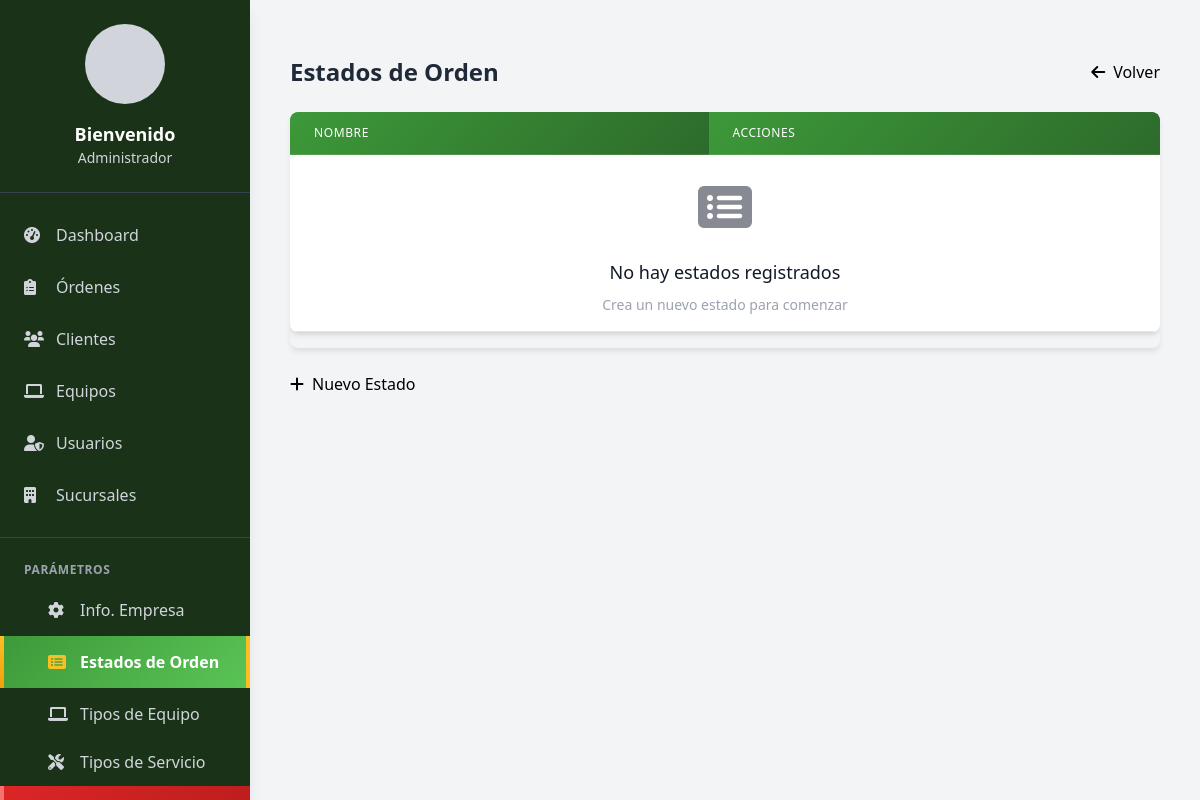
/modules/parametros/estados_orden.php (signed in), run on an earlier commit of the app's database.
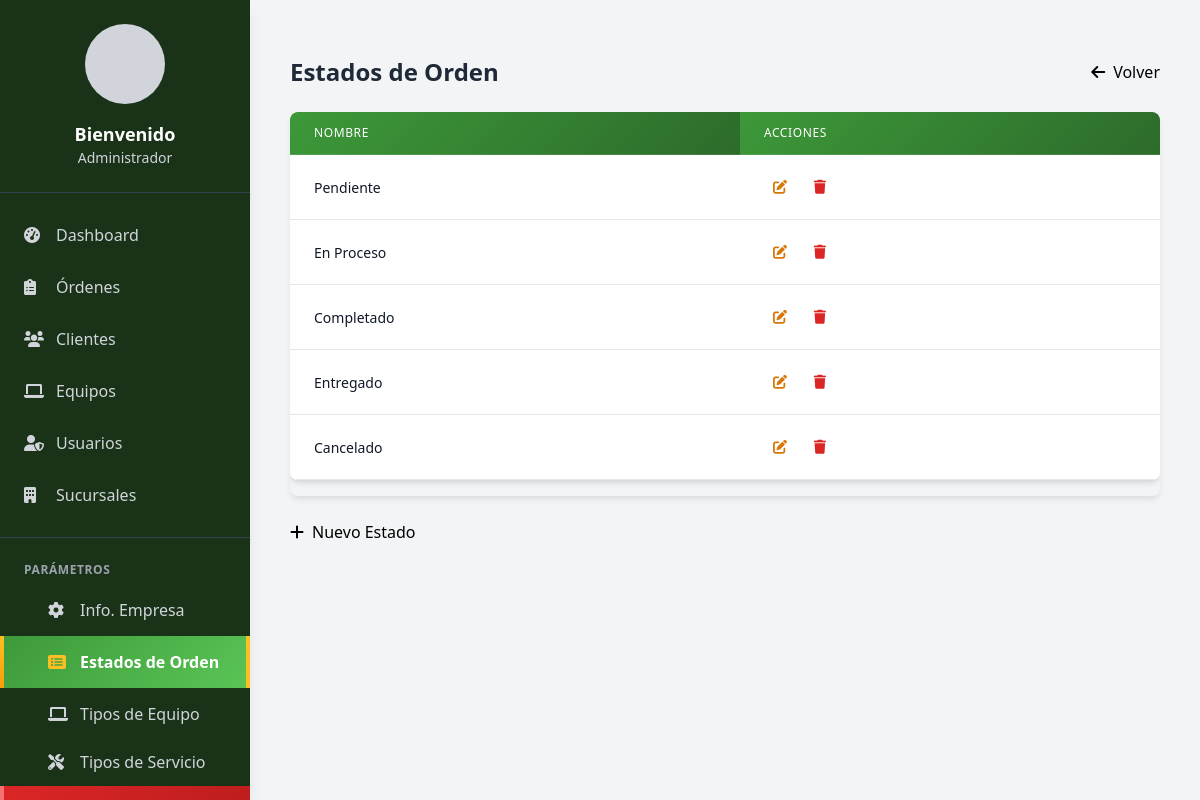
And on a later commit of the database.
### tables this page shows
CREATE TABLE IF NOT EXISTS orden_estados (
  id_orden_estado int(11) NOT NULL AUTO_INCREMENT,
  nombre_estado varchar(100) NOT NULL,
  descripcion varchar(200) DEFAULT NULL,
  color varchar(7) DEFAULT '#6B7280',
  estado tinyint(1) DEFAULT 1,
  PRIMARY KEY (id_orden_estado)
);

### modules/parametros/estados_orden.php (the view, shortened to what this page needs)
<?php
require_once '../../config/database.php';
$base_url = "../../";
$estado_editar = null;
$mostrar_formulario = false;
try {
    $stmt = $conn->prepare("SELECT * FROM orden_estados WHERE estado = 1 ORDER BY id_orden_estado");
    $stmt->execute();
    $estados = $stmt->fetchAll();
} catch (PDOException $e) {
    $estados = [];
    error_log("Error al obtener estados: " . $e->getMessage());
}
?>
<!DOCTYPE html>
<html lang="es">
<head>
    <script src="https://cdn.tailwindcss.com"></script>
    <link href="https://cdnjs.cloudflare.com/ajax/libs/font-awesome/6.0.0/css/all.min.css" rel="stylesheet">
    <link href="../../assets/css/modern-ux.css" rel="stylesheet">
    <link href="../../assets/css/tables.css" rel="stylesheet">
</head>
<body class="bg-gray-100">
    <?php include '../../includes/navbar.php'; ?>
    <div class="main-content gradient-bg min-h-screen">
        <div class="container mx-auto px-4 py-8">
            <div class="card-modern p-6 fade-in">
                <div class="flex justify-between items-center mb-6">
                    <h1 class="text-2xl font-bold text-gray-800">
                        <?php
                        if ($estado_editar === 'nuevo') {
                            echo 'Nuevo Estado';
                        } elseif ($estado_editar) {
                            echo 'Editar Estado';
                        } else {
                            echo 'Estados de Orden';
                        }
                        ?>
                    </h1>
                    <div class="flex space-x-2">
                        <?php if ($mostrar_formulario): ?>
                            <a href="estados_orden.php" class="btn-secondary btn-modern">
                                <i class="fas fa-arrow-left mr-2"></i>Volver
                            </a>
                        <?php else: ?>
                            <a href="../../index.php" class="btn-secondary btn-modern">
                                <i class="fas fa-arrow-left mr-2"></i>Volver
                            </a>
                        <?php endif; ?>
                    </div>
                </div>
                <?php if (!$mostrar_formulario): ?>
                    <div class="table-container">
                        <table class="table-modern">
                            <thead>
                                <tr>
                                    <th data-label="Nombre">Nombre</th>
                                    <th data-label="Acciones">Acciones</th>
                                </tr>
                            </thead>
                            <tbody>
                                <?php if (empty($estados)): ?>
                                    <tr>
                                        <td colspan="2" class="table-empty">
                                            <div class="table-empty-icon">
                                                <i class="fas fa-list-alt"></i>
                                            </div>
                                            <div class="table-empty-text">No hay estados registrados</div>
                                            <div class="table-empty-subtext">Crea un nuevo estado para comenzar</div>
                                        </td>
                                    </tr>
                                <?php else: ?>
                                    <?php foreach ($estados as $estado): ?>
                                        <tr class="table-row-enter">
                                            <td data-label="Nombre"><?php echo htmlspecialchars($estado['nombre_estado']); ?></td>
                                            <td data-label="Acciones">
                                                <div class="table-actions">
                                                    <a href="?editar=<?php echo $estado['id_orden_estado']; ?>"
                                                       class="action-edit" title="Editar estado">
                                                        <i class="fas fa-edit"></i>
                                                    </a>
                                                    <a href="?eliminar=<?php echo $estado['id_orden_estado']; ?>"
                                                       onclick="return confirm('¿Está seguro de que desea eliminar este estado?')"
                                                       class="action-delete" title="Eliminar estado">
                                                        <i class="fas fa-trash"></i>
                                                    </a>
                                                </div>
                                            </td>
                                        </tr>
                                    <?php endforeach; ?>
                                <?php endif; ?>
                            </tbody>
                        </table>
                    </div>
                    <div class="mt-6">
                        <a href="?editar=nuevo" class="btn-primary btn-modern">
                            <i class="fas fa-plus mr-2"></i>Nuevo Estado
                        </a>
                    </div>
                <?php endif; ?>
            </div>
        </div>
    </div>
</body>
</html>

### includes/navbar.php (shortened to what this page needs)
<?php
function getCurrentPage() {
    $current_path = $_SERVER['REQUEST_URI'];
    if (strpos($current_path, '/parametros/') !== false) {
        if (strpos($current_path, 'estados_orden.php') !== false) {
            return 'parametros-estados';
        }
        return 'parametros';
    }
    return 'dashboard';
}
$current_page = getCurrentPage();
?>
<nav class="sidebar bg-[#1a3318] text-white shadow-lg">
    <div class="p-6 flex flex-col items-center border-b border-gray-700">
        <div class="w-20 h-20 rounded-full bg-white overflow-hidden mb-4">
            <div class="w-full h-full bg-gray-300"></div>
        </div>
        <h2 class="text-lg font-semibold">Bienvenido</h2>
        <p class="text-sm text-gray-300"><?php echo $_SESSION['nombre_completo']; ?></p>
    </div>
    <div class="py-4">
        <a href="<?php echo $base_url; ?>index.php"
           class="nav-item <?php echo $current_page === 'dashboard' ? 'active' : ''; ?>">
            <i class="fas fa-tachometer-alt w-5"></i>
            <span class="ml-3">Dashboard</span>
        </a>
        <a href="<?php echo $base_url; ?>modules/ordenes/lista.php"
           class="nav-item <?php echo $current_page === 'ordenes' ? 'active' : ''; ?>">
            <i class="fas fa-clipboard-list w-5"></i>
            <span class="ml-3">Órdenes</span>
        </a>
        <a href="<?php echo $base_url; ?>modules/clientes/lista.php"
           class="nav-item <?php echo $current_page === 'clientes' ? 'active' : ''; ?>">
            <i class="fas fa-users w-5"></i>
            <span class="ml-3">Clientes</span>
        </a>
        <a href="<?php echo $base_url; ?>modules/equipos/lista.php"
           class="nav-item <?php echo $current_page === 'equipos' ? 'active' : ''; ?>">
            <i class="fas fa-laptop w-5"></i>
            <span class="ml-3">Equipos</span>
        </a>
        <?php if ($_SESSION['user_type'] == 1): ?>
        <a href="<?php echo $base_url; ?>modules/usuarios/lista.php"
           class="nav-item <?php echo $current_page === 'usuarios' ? 'active' : ''; ?>">
            <i class="fas fa-user-shield w-5"></i>
            <span class="ml-3">Usuarios</span>
        </a>
        <a href="<?php echo $base_url; ?>modules/sucursales/lista.php"
           class="nav-item <?php echo $current_page === 'sucursales' ? 'active' : ''; ?>">
            <i class="fas fa-building w-5"></i>
            <span class="ml-3">Sucursales</span>
        </a>
        <div class="border-t border-gray-700 mt-4 pt-4">
            <div class="px-6 py-2 text-xs font-semibold text-gray-400 uppercase tracking-wider">
                Parámetros
            </div>
            <a href="<?php echo $base_url; ?>modules/parametros/empresa.php"
               class="submenu-item <?php echo $current_page === 'parametros-empresa' ? 'active' : ''; ?>">
                <i class="fas fa-cog w-5"></i>
                <span class="ml-3">Info. Empresa</span>
            </a>
            <a href="<?php echo $base_url; ?>modules/parametros/estados_orden.php"
               class="submenu-item <?php echo $current_page === 'parametros-estados' ? 'active' : ''; ?>">
                <i class="fas fa-list-alt w-5"></i>
                <span class="ml-3">Estados de Orden</span>
            </a>
            <a href="<?php echo $base_url; ?>modules/parametros/tipos_equipo.php"
               class="submenu-item <?php echo $current_page === 'parametros-equipos' ? 'active' : ''; ?>">
                <i class="fas fa-laptop w-5"></i>
                <span class="ml-3">Tipos de Equipo</span>
            </a>
            <a href="<?php echo $base_url; ?>modules/parametros/tipos_servicio.php"
               class="submenu-item <?php echo $current_page === 'parametros-servicios' ? 'active' : ''; ?>">
                <i class="fas fa-tools w-5"></i>
                <span class="ml-3">Tipos de Servicio</span>
            </a>
        </div>
        <?php endif; ?>
        <a href="<?php echo $base_url; ?>logout.php"
           class="logout-button logout-warning flex items-center px-6 py-4 text-white mt-auto transition-all duration-300 border-l-4 border-red-400 shadow-lg hover:shadow-xl transform hover:scale-105">
        </a>
    </div>
</nav>

### assets/css/modern-ux.css (style rules this page uses)
.btn-modern { @apply transition-all duration-200 ease-in-out transform hover:scale-105 active:scale-95; }
.btn-primary { @apply bg-blue-600 text-white px-4 py-2 rounded-lg hover:bg-blue-700 shadow-md hover:shadow-lg; }
.btn-secondary { @apply bg-gray-500 text-white px-4 py-2 rounded-lg hover:bg-gray-600 shadow-md hover:shadow-lg; }
.card-modern { @apply bg-white rounded-xl shadow-lg hover:shadow-xl transition-all duration-300 border border-gray-100; }
.table-modern { @apply min-w-full divide-y divide-gray-200 bg-white rounded-lg shadow-lg overflow-hidden; border-collapse: separate; border-spacing: 0; }
.table-modern th { @apply px-6 py-3 text-left text-xs font-medium text-white uppercase tracking-wider; background: linear-gradient(135deg, #3d9939 0%, #2d6b2b 100%); position: sticky; top: 0; z-index: 10; }
.table-modern td { @apply px-6 py-4 whitespace-nowrap text-sm text-gray-900; border-bottom: 1px solid #e5e7eb; }
.table-modern tbody tr { @apply hover:bg-gray-50 transition-all duration-150 ease-in-out; }
.fade-in { animation: fadeIn 0.5s ease-in-out; }
.gradient-bg { @apply bg-gradient-to-br from-blue-50 via-white to-indigo-50; }
.logout-button { position: relative; overflow: hidden; }
.logout-button::before { content: ''; position: absolute; top: 0; left: -100%; width: 100%; height: 100%; background: linear-gradient(90deg, transparent, rgba(255, 255, 255, 0.2), transparent); transition: left 0.5s; }
.logout-warning { background: linear-gradient(135deg, #dc2626 0%, #b91c1c 100%); box-shadow: 0 4px 6px -1px rgba(220, 38, 38, 0.3), 0 2px 4px -1px rgba(220, 38, 38, 0.2); }

### assets/css/tables.css (style rules this page uses)
.table-modern { width: 100%; border-collapse: separate; border-spacing: 0; background-color: white; border-radius: 0.5rem; box-shadow: 0 4px 6px -1px rgba(0, 0, 0, 0.1), 0 2px 4px -1px rgba(0, 0, 0, 0.06); overflow: hidden; margin-bottom: 1rem; }
.table-modern thead { background: linear-gradient(135deg, #3d9939 0%, #2d6b2b 100%); }
.table-modern th { padding: 0.75rem 1.5rem; text-align: left; font-size: 0.75rem; font-weight: 500; text-transform: uppercase; letter-spacing: 0.05em; color: white; border-bottom: 1px solid rgba(255, 255, 255, 0.1); position: sticky; top: 0; z-index: 10; }
.table-modern tbody { background-color: white; }
.table-modern tbody tr { transition: all 0.15s ease-in-out; border-bottom: 1px solid #e5e7eb; }
.table-modern tbody tr:last-child { border-bottom: none; }
.table-modern td { padding: 1rem 1.5rem; font-size: 0.875rem; color: #111827; white-space: nowrap; vertical-align: middle; }
.table-container { overflow-x: auto; border-radius: 0.5rem; box-shadow: 0 4px 6px -1px rgba(0, 0, 0, 0.1); }
.table-actions { display: flex; align-items: center; gap: 0.5rem; }
.table-actions a { display: inline-flex; align-items: center; justify-content: center; width: 2rem; height: 2rem; border-radius: 0.375rem; transition: all 0.2s ease-in-out; text-decoration: none; }
.table-actions .action-edit { color: #d97706; }
.table-actions .action-delete { color: #dc2626; }
.table-row-enter { animation: slideInUp 0.3s ease-out; }
.table-empty { text-align: center; padding: 3rem 1rem; color: #6b7280; }
.table-empty-icon { font-size: 3rem; margin-bottom: 1rem; opacity: 0.5; }
.table-empty-text { font-size: 1.125rem; font-weight: 500; margin-bottom: 0.5rem; }
.table-empty-subtext { font-size: 0.875rem; color: #9ca3af; }

What changed in the data, as far as the page shows it:
added orden_estados: nombre_estado "Pendiente"
added orden_estados: nombre_estado "En Proceso"
added orden_estados: nombre_estado "Completado"
added orden_estados: nombre_estado "Entregado"
added orden_estados: nombre_estado "Cancelado"
Also different on the page:
text no longer shown: "No hay estados registrados Crea un nuevo estado para comenzar"
